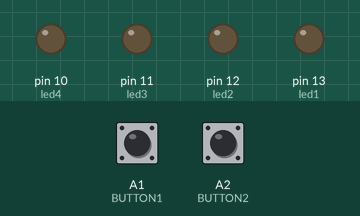
The sketch below on a simulated Arduino Uno, built with avr-gcc and run on an emulated ATmega328P. On the bench: output pins drawn as LEDs (lit = HIGH). The inputs (shaded band) are chosen by the test bench; at power-on: A1 (BUTTON1) HIGH, A2 (BUTTON2) HIGH.

Above: at 1.2 s.
1.3 s: A1 (BUTTON1) pulled LOW for 0.15 s
At 2.0 s:
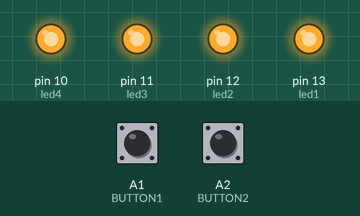
2.9 s: A2 (BUTTON2) pulled LOW for 0.15 s
At 3.3 s:
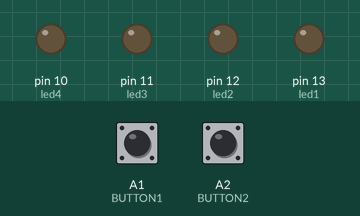
4.5 s: A1 (BUTTON1) pulled LOW for 1 s
At 5.7 s:
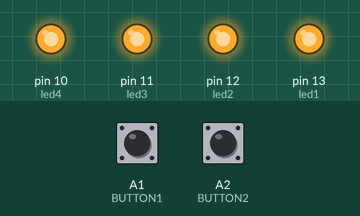
7.0 s: A1 (BUTTON1) driven LOW and A2 (BUTTON2) driven LOW
At 7.9 s:
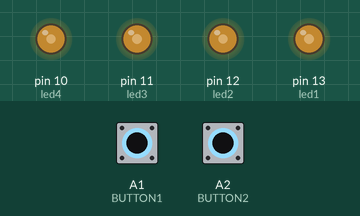
8.5 s: A2 (BUTTON2) driven HIGH
At 9.7 s:
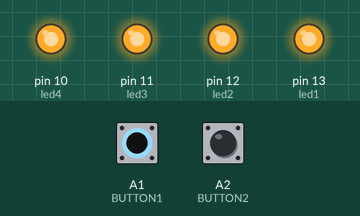
Timing chart, 0 to 11.0 s (numbered marks = the images above; inputs shaded):
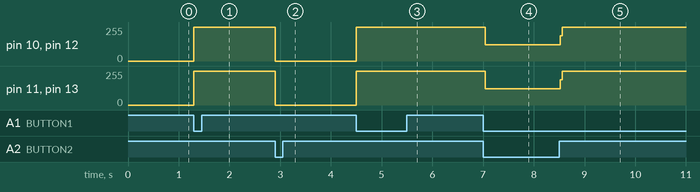

The sketch:

zad5lab4.ino
```cpp
int led1 = 13;

int led2 = 12;

int led3 = 11;

int led4 = 10;


#define BUTTON1 A1

#define BUTTON2 A2


void setup()

{

pinMode(led1, OUTPUT);

pinMode(led2, OUTPUT);

pinMode(led3, OUTPUT);

pinMode(led4, OUTPUT);

}


void loop()

{

if(!digitalRead(BUTTON1))

{

digitalWrite(led1, HIGH);

digitalWrite(led2, HIGH);

digitalWrite(led3, HIGH);

digitalWrite(led4, HIGH);

}

if(!digitalRead(BUTTON2))

{

digitalWrite(led1, LOW);

digitalWrite(led2, LOW);

digitalWrite(led3, LOW);

digitalWrite(led4, LOW);

}

} 
```

Measured:
- after the input at 1.3 s, pin 10 (led4), pin 11 (led3), pin 12 (led2), pin 13 (led1): 0/255 → 255/255 at once
- after the input at 2.9 s, pin 10 (led4), pin 11 (led3), pin 12 (led2), pin 13 (led1): 255/255 → 0/255 at once
- after the input at 4.5 s, pin 10 (led4), pin 11 (led3), pin 12 (led2), pin 13 (led1): 0/255 → 255/255 at once
- after the input at 7.0 s, pin 10 (led4), pin 12 (led2): 255/255 → 121/255 at once; pin 11 (led3), pin 13 (led1): 255/255 → 122/255 at once
- after the input at 8.5 s, pin 10 (led4), pin 12 (led2): 121/255 → 255/255 at once; pin 11 (led3), pin 13 (led1): 122/255 → 255/255 at once
